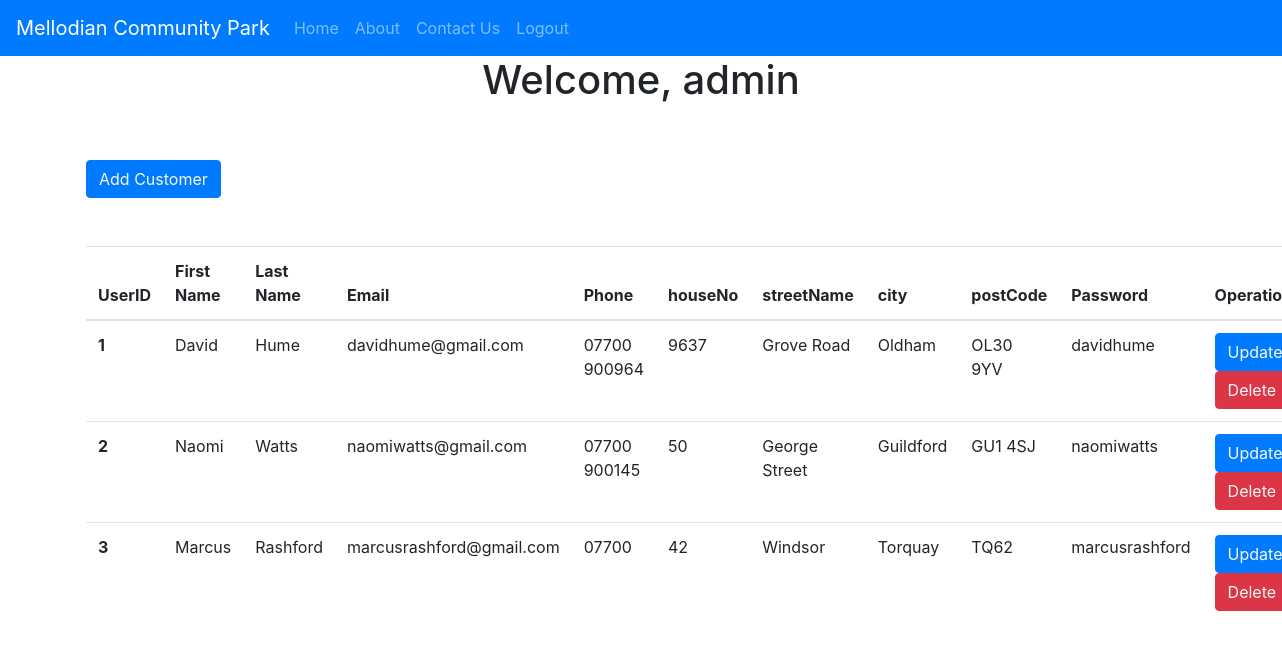
Page /adminPanel.php (signed in) on the committed database.
### tables this page shows
CREATE TABLE `customer` (
  `customerId` int(11) NOT NULL,
  `firstName` varchar(100) NOT NULL,
  `lastName` varchar(100) NOT NULL,
  `phone` varchar(20) NOT NULL,
  `houseNo` int(11) NOT NULL,
  `streetName` varchar(100) NOT NULL,
  `city` varchar(100) NOT NULL,
  `postCode` varchar(100) NOT NULL,
  `email` varchar(100) NOT NULL,
  `password` varchar(100) NOT NULL,
  `photo` varchar(100) NOT NULL
);

### adminPanel.php (the view, shortened to what this page needs)
<?php
include 'connect.php';
?>
<!DOCTYPE html>
<html lang="en">
<head>
    <link rel="stylesheet" href="https://cdn.jsdelivr.net/npm/bootstrap@4.0.0/dist/css/bootstrap.min.css">
  <link rel="stylesheet" href="https://cdn.jsdelivr.net/npm/bootstrap@4.0.0/dist/css/bootstrap.min.css">
</head>
<body>
<nav class="navbar navbar-expand-lg navbar-dark bg-primary">
  <a class="navbar-brand" href="#" text-color="orange">Mellodian Community Park</a>
  <div class="collapse navbar-collapse" id="navbarNav">
    <ul class="navbar-nav">
        <a class="nav-link" href="#">Home <span class="sr-only">(current)</span></a>
      <li class="nav-item">
        <a class="nav-link" href="#">About</a>
      </li>
      <li class="nav-item">
        <a class="nav-link" href="#">Contact Us</a>
      </li>
      <li class="nav-item">
        <a class="nav-link" href="index.php">Logout</a>
      </li>
    </ul>
  </div>
</nav>
<div class="text-center">
  <h1>Welcome, <?php echo $_SESSION['firstName']; ?></h1>
  </div>
<div class="container">
<button class="btn btn-primary my-5"><a href="customerRegistration.php" class="text-light">Add Customer</a></button>
<table class="table">
  <thead>
    <tr>
      <th scope="col">UserID</th>
      <th scope="col">First Name</th>
      <th scope="col">Last Name</th>
      <th scope="col">Email</th>
      <th scope="col">Phone</th>
      <th scope="col">houseNo</th>
      <th scope="col">streetName</th>
      <th scope="col">city</th>
      <th scope="col">postCode</th>
      <th scope="col">Password</th>
      <th scope="col">Operations</th>
    </tr>
  </thead>
  <tbody>
  <?php
    $sql = "select * from `customer`";
    $result = mysqli_query($con, $sql);
    if($result){
        while($row=mysqli_fetch_assoc($result)){
            $id = $row['customerId'];
            $firstName = $row['firstName'] ;
            $lastName = $row['lastName'] ;
            $email = $row['email'];
            $phone = $row['phone'];
            $houseNo = $row['houseNo'];
            $streetName = $row['streetName'];
            $city = $row['city'];
            $postCode = $row['postCode'];
            $password = $row['password'];
            echo '
            <tr>
              <th scope="row">'.$id.'</th>
              <td>'.$firstName.'</td>
              <td>'.$lastName.'</td>
              <td>'.$email.'</td>
              <td>'.$phone.'</td>
              <td>'.$houseNo.'</td>
              <td>'.$streetName.'</td>
              <td>'.$city.'</td>
              <td>'.$postCode.'</td>
              <td>'.$password.'</td>
              <td>
              <button class="btn btn-primary"><a href="adminUpdate.php? updateid='.$id.'" class="text-light">Update</a></button>
              <button class="btn btn-danger"><a href="adminDelete.php? deleteid='.$id.'" class="text-light">Delete</a></button>
              </td>
            </tr>';
        }
    }
?>
  </tbody>
</table>
</div>
</body>
</html>

### rows in the picture
customer: customerId "1", firstName "David", lastName "Hume", email "davidhume@gmail.com", phone "07700 900964", houseNo "9637", streetName "Grove Road", city "Oldham", postCode "OL30 9YV", password "davidhume"
customer: customerId "2", firstName "Naomi", lastName "Watts", email "naomiwatts@gmail.com", phone "07700 900145", houseNo "50", streetName "George Street", city "Guildford", postCode "GU1 4SJ", password "naomiwatts"
customer: customerId "3", firstName "Marcus", lastName "Rashford", email "marcusrashford@gmail.com", phone "07700", houseNo "42", streetName "Windsor", city "Torquay", postCode "TQ62", password "marcusrashford"

### other values in the picture
$_SESSION['firstName'] "admin"
